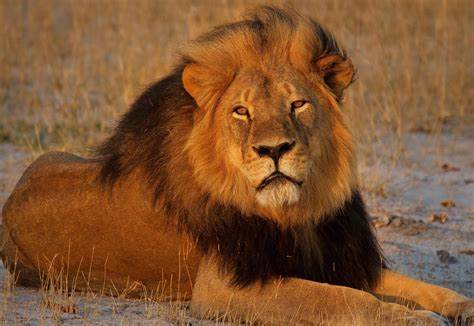
#> input picture pdi_python/lion.jpg, 474 x 326 px
$ python ex3.py
#> lines starting #> are read from the running program, lines starting #| are printed output that depends on the picture; after the words box and inside, x2 and y2 are one past the last pixel; in counts of white or black regions, pixels touching at a corner belong together
import cv2
import numpy as np

# Carregar a imagem de Lena em tons de cinza
img = cv2.imread('lion.jpg', cv2.IMREAD_GRAYSCALE)
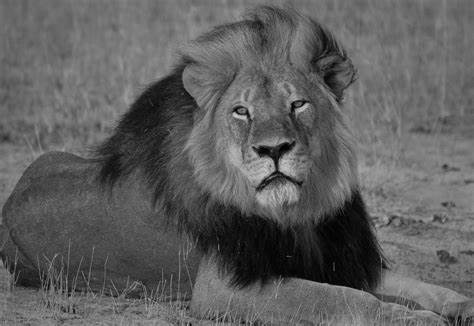
#> img: shape (326, 474); min 0, max 208, mean 94.4

# Criar uma máscara circular
mask = np.zeros(img.shape, dtype="uint8")
cv2.circle(mask, (img.shape[1] // 2, img.shape[0] // 2), 100, 255, -1)
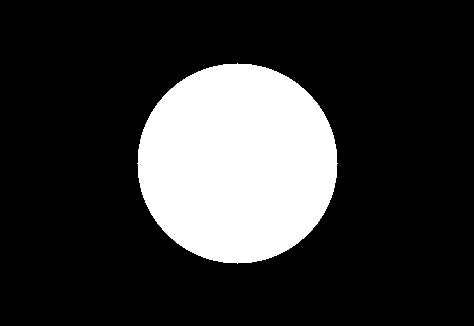
#> mask: shape (326, 474); 20.3% white; 1 white region, box (x1, y1, x2, y2) and area: (137, 63, 338, 264) 31417

# Aplicar diferentes operações lógicas
and_img = cv2.bitwise_and(img, mask)
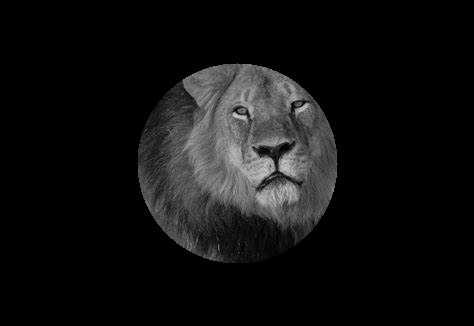
#> and_img: shape (326, 474); min 0, max 208, mean 16.7
or_img = cv2.bitwise_or(img, mask)
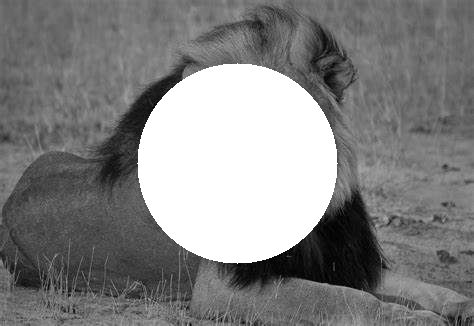
#> or_img: shape (326, 474); min 0, max 255, mean 129.5
xor_img = cv2.bitwise_xor(img, mask)
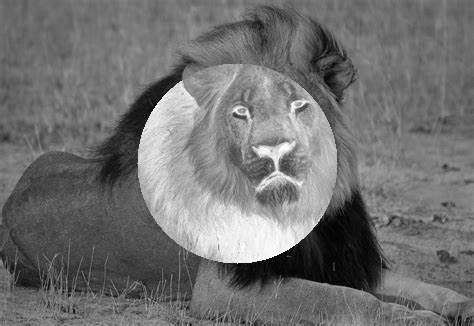
#> xor_img: shape (326, 474); min 0, max 255, mean 112.9
not_img = cv2.bitwise_not(img)
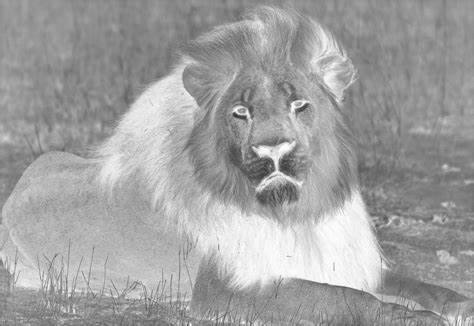
#> not_img: shape (326, 474); min 47, max 255, mean 160.6

# Exibir os resultados
cv2.imshow("Original", img)
cv2.imshow("AND", and_img)
cv2.imshow("OR", or_img)
cv2.imshow("XOR", xor_img)
cv2.imshow("NOT", not_img)
cv2.waitKey(0)
cv2.destroyAllWindows()
